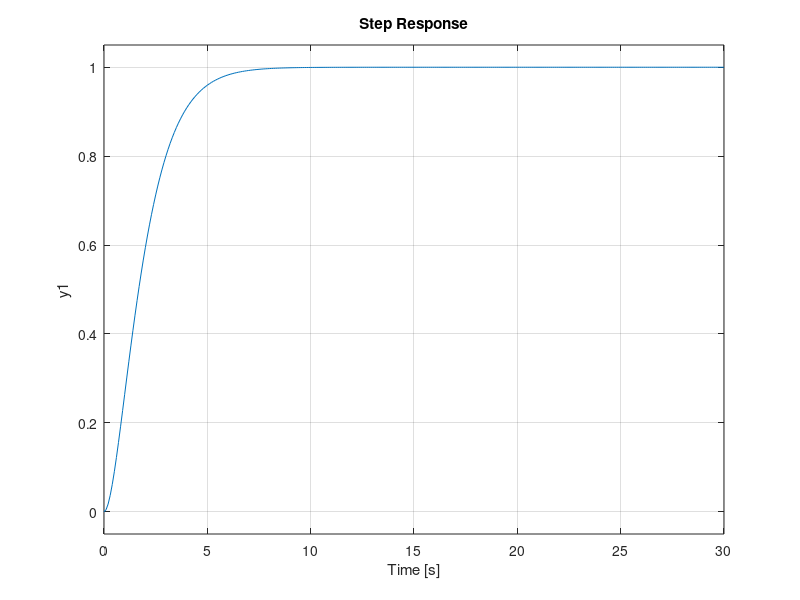
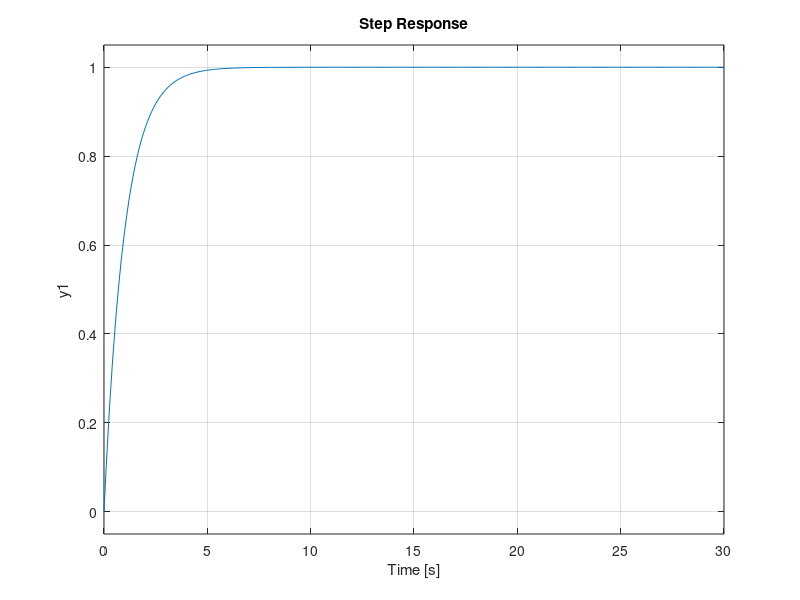

The MATLAB source for these figures, in order:
%% 3. Second Order Critically Damped System 

% Transfer Function G(s) = 1 / s^2 + 2s + 1
numerator3 = [1];
denominator3 = [1 2 1];
TF3 = tf(numerator3, denominator3)


%% 4. First Order System

% Transfer Function G(s) = 1 / s + 1
numerator4 = [1];
denominator4 = [1 1];
TF4 = tf(numerator4, denominator4)

%% step response
figure(1);
step(TF3,0:0.1:30)
figure(2);
step(TF4,0:0.1:30)
